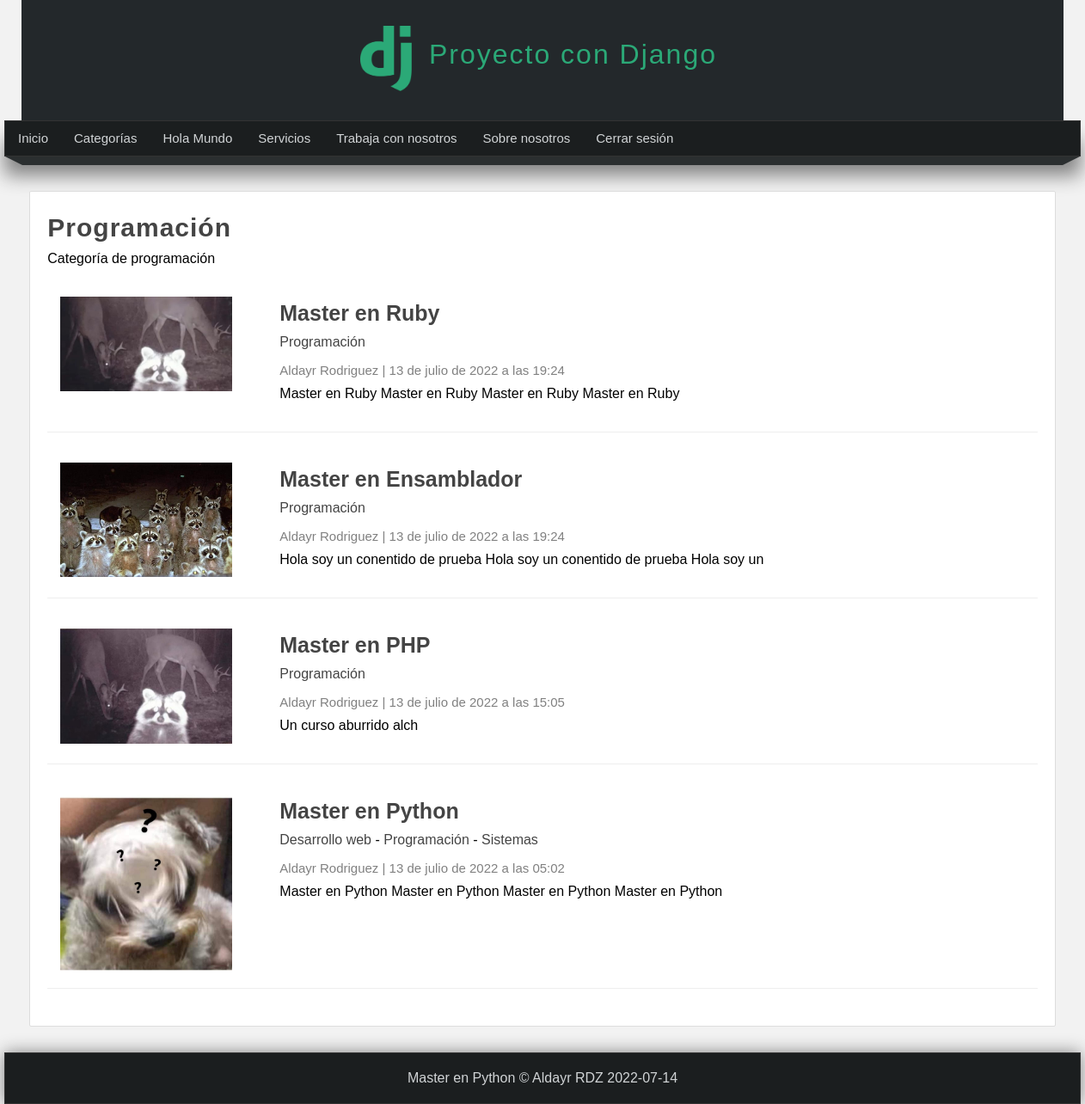
The app's page /categoria/2 (signed in) with its own data.
### pages/models.py (models this page shows, shortened)
class Page(models.Model):
    title = models.CharField(max_length=100, verbose_name="Título")
    content = RichTextField(verbose_name="Contentido")
    slug = models.CharField(unique=True, max_length=150, verbose_name="URL amigable")
    order = models.IntegerField(default=0,verbose_name="Orden")
    visible = models.BooleanField(verbose_name="¿Visible?")
    created_at = models.DateTimeField(auto_now_add=True, verbose_name="Creado el")
    update_at= models.DateTimeField(auto_now=True, verbose_name="Actualizado el")
    class Meta:
        verbose_name = "Página"
        verbose_name_plural = "Páginas"

### blog/models.py (models this page shows, shortened)
class Category(models.Model):
    name = models.CharField(max_length=100, verbose_name="Nombre")
    description = models.CharField(max_length=255, verbose_name="Descripción")
    created_at = models.DateTimeField(auto_now_add=True, verbose_name="Creado el")
    class Meta:
        verbose_name = 'Categoría'
        verbose_name_plural = 'Categorías'

class Article(models.Model):
    title = models.CharField(max_length=150, verbose_name="Titulo")
    content = RichTextField(verbose_name="Contenido")
    image = models.ImageField(default='null', verbose_name="Imagen", upload_to="articles")
    public = models.BooleanField(verbose_name="¿Publicado?")
    user = models.ForeignKey(User,editable=False, verbose_name="Usuario", on_delete=models.CASCADE)
    categories = models.ManyToManyField(Category, verbose_name="Categorías",  blank=True, related_name="articles")
    created_at = models.DateTimeField(auto_now_add=True, verbose_name="Creado el")
    update_at = models.DateTimeField(auto_now=True, verbose_name="Editado el")
    class Meta:
        verbose_name = 'Artículo'
        verbose_name_plural = 'Artículos'
        ordering=['-created_at']

### blog/views.py (the view)
# urls.py: path('categoria/<int:category_id>', views.category, name="category"),
@login_required(login_url="login")
def category(request,category_id):
    category= get_object_or_404(Category,id=category_id)
    return render(request, 'categories/category.html',{
        'category':category,
    })

### blog/context_processors.py (called while the page is built)
def get_categories(request):
    categories_in_use= Article.objects.filter(public=True).values_list('categories', flat=True)
    categories = Category.objects.filter(id__in=categories_in_use).values_list('id','name') # values_list es como un select
    return {
        'categories': categories,
        'ids':categories_in_use
    }

### pages/context_processors.py (called while the page is built)
def get_pages(request):
    pages = Page.objects.filter(visible=True).order_by("order").values_list('id','title', 'slug') # values_list es como un select
    return {
        'pages': pages
    }

### blog/templates/categories/category.html (shortened to what this page needs)
{% extends 'layouts/layout.html' %}
{% block content %}
   <h1 class="title">{{category.name}}</h1>
    <p>{{category.description}}
   {% include 'articles/articles.html' with articles=category.articles.all %}
{% endblock %}

### mainapp/templates/layouts/layout.html (shortened to what this page needs)
<!DOCTYPE html>
<html lang="es">
    <head>
        {% load static %}
        <link rel="stylesheet" type="text/css" href="{% static 'css/style.css' %}">
    </head>
    <body>
        <header>
            <div id="logotipo">
                <img alt="imagen" src="{% static 'images/logo.png' %}" />
                <h1>Proyecto con Django</h1>
            </div>
        </header>
        <nav>
            <ul>
                <li>
                    <a href="{% url 'index' %}">Inicio</a>
                </li>
                {% if user.email %}
                        <li>
                            <a href="{% url 'list_articles' %}">Categorías</a>
                        </li>
                        {% for page in pages  %}
                            <li>
                                <a href="{% url 'page' slug=page.2 %}">{{page.1}}</a>
                            </li>
                        {% endfor %}
                        <li>
                            <a href="{% url 'logout' %}">Cerrar sesión</a>
                        </li>
                {% endif %}
            </ul>
        </nav>
            <div class="barra">
                <span class="esquina-izquierda"></span>
                <span class="relleno-barra"></span>
                <span class="esquina-derecha"></span>
            </div>
            <div id="content">
                <div class="box">
                    {% block content %}{% endblock %}
                 </div>
            </div>
            <footer>
                Master en Python &copy; Aldayr RDZ {% now "Y-m-d"%}
            </footer>
    </body>
</html>

### blog/templates/articles/articles.html (shortened to what this page needs)
{% for article in articles %}
        <article class="article-item">
            {% if article.image != 'null' and article.image.url|length >= 1 %}
                <div class="image">
                        <img alt="imagen de articulo" src="{{article.image.url}}"/>
                </div>
            {% endif %}
            <div class="data">
                <h2>
                   <a href="{% url 'article' article.id %}" >{{article.title}}</a>
                </h2>
                    <p>
                        {% for category in article.categories.all %}
                            <a href="{% url 'category' category.id %}"> {{category.name}} </a>
                            {% if forloop.counter < article.categories.all|length %}
                                {{'-'}}
                            {% endif %}
                        {% endfor %}
                    </p>
                    <span class="date">
                        {{article.user.first_name}} {{article.user.last_name}}
                        |
                        {{article.created_at}}
                    </span>
                <p>
                    {{article.content|safe}}
                </p>
            </div>
        </article>
{% endfor %}

### mainapp/static/css/style.css (style rules this page uses)
* { margin: 0px; padding: 0px; font-family: sans-serif; text-decoration: none; }
.box p, .box h2, .box h3, .box ul { margin-top: 5px; margin-bottom: 5px; }
body { background-color: #f2f2f2; }
header { width: 1212px; height: 140px; background-color: #23282b; margin: 0px auto; }
#logotipo { width: 35%; height: 130px; margin: 0 auto; padding-top: 10px; }
#logotipo img { display: block; width: 60px; float: left; margin-top: 20px; }
#logotipo h1 { display: block; letter-spacing: 2px; float: left; font-weight: lighter; color: #2ba977; margin-top: 35px; margin-left: 20px; }
nav { width: 1250px; height: 40px; background-color: #1b1e1f; border: 1px solid #333333; margin: 0 auto; box-shadow: 0px 22px 22px grey; font-size: 15px; }
nav > ul { list-style: none; text-decoration: none; }
nav > ul > li { line-height: 40px; float: left; }
nav > ul > li > a { display: block; padding-left: 15px; padding-right: 15px; color: #d1d4d6; }
.barra { width: 1250px; margin: 0 auto; }
.esquina-izquierda { display: block; border-left: 20px solid transparent; border-top: 10px solid #2b2f30; float: left; }
.esquina-derecha { display: block; border-right: 20px solid transparent; border-top: 10px solid #2b2f30; float: right; }
.relleno-barra { display: block; width: 1210px; background: #2b2f30; height: 10px; float: left; }
#content { width: 1212px; min-height: 930px; margin: 0 auto; margin-bottom: 30px; margin-top: 40px; }
.box { background: white; width: 95%; min-height: 930px; padding: 20px; border: 1px solid #ddd; margin: 0 auto; border-radius: 2px; }
.box a { color: #444; transition: all 300ms; }
.box .image { width: 45%; float: left; margin-right: 40px; }
.box .image img { width: 100%; }
.title { color:#444; letter-spacing: 1px; font-size: 30px; margin-bottom: 10px; margin-top: 5px; }
.date { display: block; margin-top: 15px; margin-bottom: 15px; color: gray; }
.article-item { margin-bottom: 20px; margin-top: 20px; padding: 15px; border-bottom:1px solid #eee ; clear:both; }
.article-item .image { width: 200px; float: left; overflow: hidden; }
.article-item .image img { width: 100%; }
.article-item .data { float: left; padding: 15px; padding-top: 0px; }
.article-item h2 { display: block; font-size: 25px; color: #333; margin-bottom: 10px; }
.article-item span.date { display: block; font-size: 15px; color: grey; margin-bottom: 10px; }
footer { width: 1250px; background-color: #1b1e1f; border: 1px solid #333; color: #d1d4d6; text-align: center; margin: 0 auto; padding-top: 20px; padding-bottom: 20px; box-shadow: 0px 0px 20px gray; }

### records on screen
Page: title "Hola Mundo"
Page: title "Servicios"
Page: title "Trabaja con nosotros"
Page: title "Sobre nosotros"
Category: name "Programación", description "Categoría de programación", value "-"
Article: image (picture), title "Master en Ruby", user.first_name "Aldayr", user.last_name "Rodriguez", created_at "13 de julio de 2022 a las 19:24", content "Master en Ruby Master en Ruby Master en Ruby Master en Ruby"
Article: image (picture), title "Master en Ensamblador", user.first_name "Aldayr", user.last_name "Rodriguez", created_at "13 de julio de 2022 a las 19:24", content "Hola soy un conentido de prueba Hola soy un conentido de prueba Hola soy un"
Article: image (picture), title "Master en PHP", user.first_name "Aldayr", user.last_name "Rodriguez", created_at "13 de julio de 2022 a las 15:05", content "Un curso aburrido alch"
Article: image (picture), title "Master en Python", user.first_name "Aldayr", user.last_name "Rodriguez", created_at "13 de julio de 2022 a las 05:02", content "Master en Python Master en Python Master en Python Master en Python"
Category: name "Desarrollo web", value "-"
Category: name "Sistemas"
